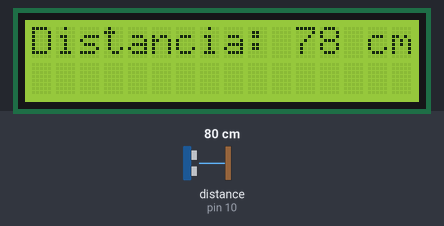
A sketch run on a simulated Arduino Uno, built with avr-gcc and run on an emulated ATmega328P. Parts: 16×2 character LCD. Wiring (inferred from the names in the program): ultrasonic range finder: trigger pin 9; echo pin 10. The inputs (shaded band) are chosen by the test bench; at power-on: distance to the obstacle (sensor on pin 10) 80 cm. The echo pulse lasts 58.3 µs per cm; what the sketch prints to the serial monitor is not drawn.

Above: at 1.2 s.
1.3 s: distance to the obstacle (sensor on pin 10) set to 2 cm
At 2.0 s:
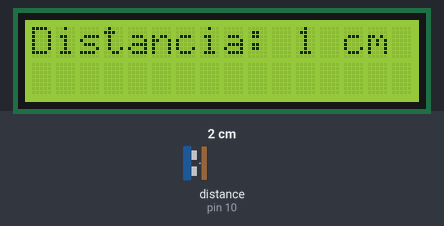
3.0 s: distance to the obstacle (sensor on pin 10) set to 4 cm
At 3.7 s:
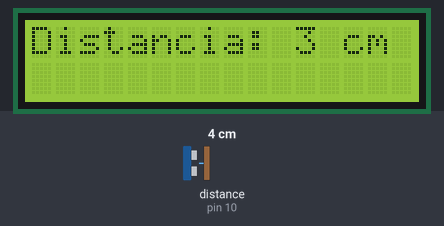
4.6 s: distance to the obstacle (sensor on pin 10) set to 9 cm
At 5.4 s:
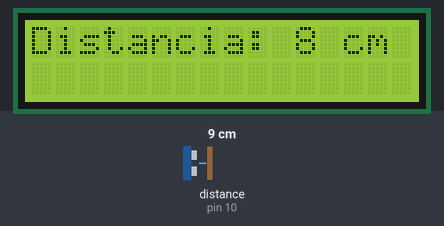
6.1 s: distance to the obstacle (sensor on pin 10) set to 60 cm
At 7.3 s:
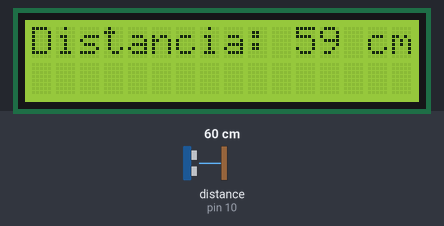
Timing chart, 0 to 9.1 s (numbered marks = the images above; inputs shaded):
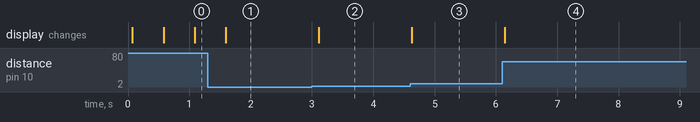

Measured:
- after the input at 1.3 s, the display: changes after 0.30 s (image 1)
- after the input at 3.0 s, the display: changes after 0.11 s (image 2)
- after the input at 4.6 s, the display: changes at once (image 3)
- after the input at 6.1 s, the display: changes after 0.05 s (image 4)

The sketch:

medidor_distancia.ino
```cpp
// Incluimos las librerías
#include <LiquidCrystal.h>

// Pines del sensor
const int trigPin = 9;
const int echoPin = 10;
// Variables
long duration;
int distance;
bool debug = true; // Agregamos debug como true, esto nos ayuda a ver mensajes en la consola

LiquidCrystal lcd(12, 11, 5, 4, 3, 2); // Instanciamos el LCD

// Ciclo inicial
void setup() {
  lcd.begin(16, 2); // Iniciamos el LCD
  pinMode(trigPin, OUTPUT);
  pinMode(echoPin, INPUT);
  if (debug) { Serial.begin(9600); }
}

// Ciclo infinito
void loop() {
  // Encendemos y apagamos el trigger para obtener una lectura en el pin echo
  digitalWrite(trigPin, LOW);
  delayMicroseconds(2);
  digitalWrite(trigPin, HIGH);
  delayMicroseconds(10);
  digitalWrite(trigPin, LOW);

  duration = pulseIn(echoPin, HIGH); // Leemos el pulso
  distance = (duration * 0.034) / 2; // Convertimos el pulso a una distancia en CM

  if (debug) { Serial.println(distance); }

  lcd.clear(); // Limpiamos el LCD
  lcd.setCursor(0, 0); // Seteamos el cursos a la columna 0 y la fila 0
  // Mostamos la distancia en el LCD
  lcd.print("Distancia: ");
  lcd.print(distance);
  lcd.print(" cm");
  delay(500);
}
```
